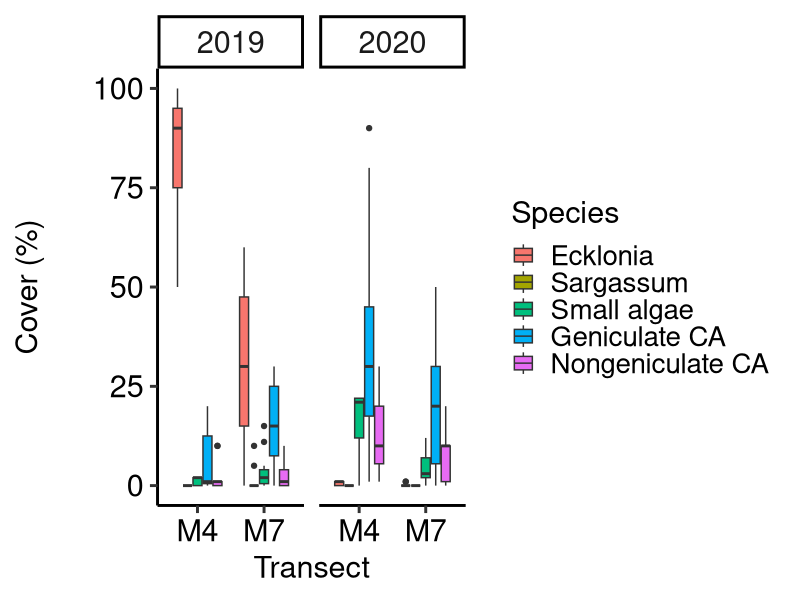

Recreate this plot in R.
######################data###############################
rm(list=ls())

Iwa_moba<-read.csv("Iwa_algae_data_2019-2020.csv")
Iwa_moba$Species <- factor(Iwa_moba$Species, 
                           levels = c("Ecklonia", "Sargassum","Small algae",
                                      "Geniculate CA","Nongeniculate CA") )
Iwa_moba$Species


library(ggplot2)
### Figure for seaweed cover
plot_seaweed<-ggplot(data=Iwa_moba, aes(x=Transect, y=Cover,fill=Species))+
  xlab("Transect")+ 
  ylab(expression(atop("Cover (%)")))+ 
  geom_boxplot()+ 
  labs(color='Zone')+
  facet_grid(~Year)+
  theme_classic(base_size = 22, base_family = "sans")+
  theme(axis.text = element_text(color="black",size=22))+
  theme(strip.text = element_text(size = 22))+
  theme(legend.text =  element_text(size = 20))
plot_seaweed

ggsave("Figure3_Iwa_algalcommunity1.pdf", width = 12, height = 4)



###PERMANOVA ####
library(vegan)
Iwa_moba_com<-read.csv("Iwa_algal_community_multivariate.csv",header=T,row.names=1)
envi_moba<-read.csv("envi_iwa_site_multivariate.csv")

adonis2(Iwa_moba_com~Year+Line, data=envi_moba, method="bray", permutation = 9999)


